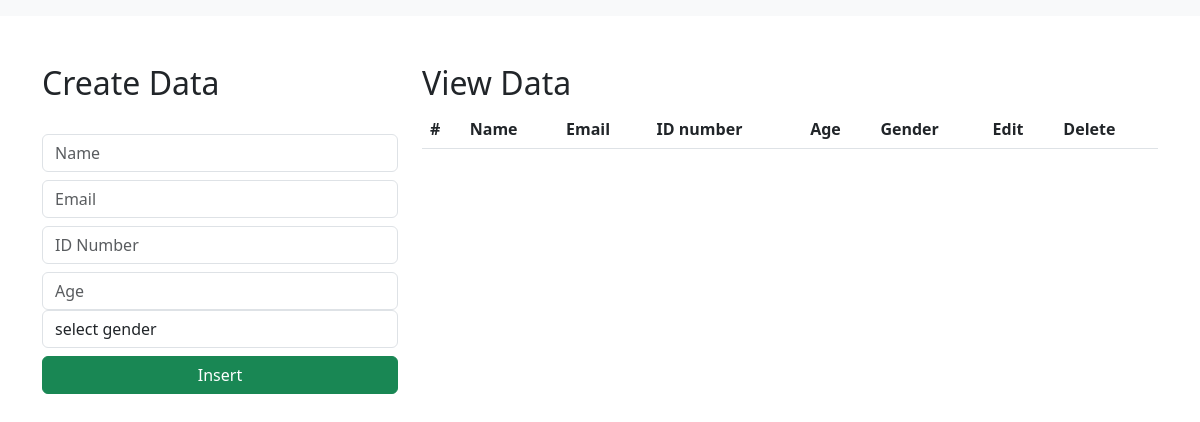
The app's page /, older data.
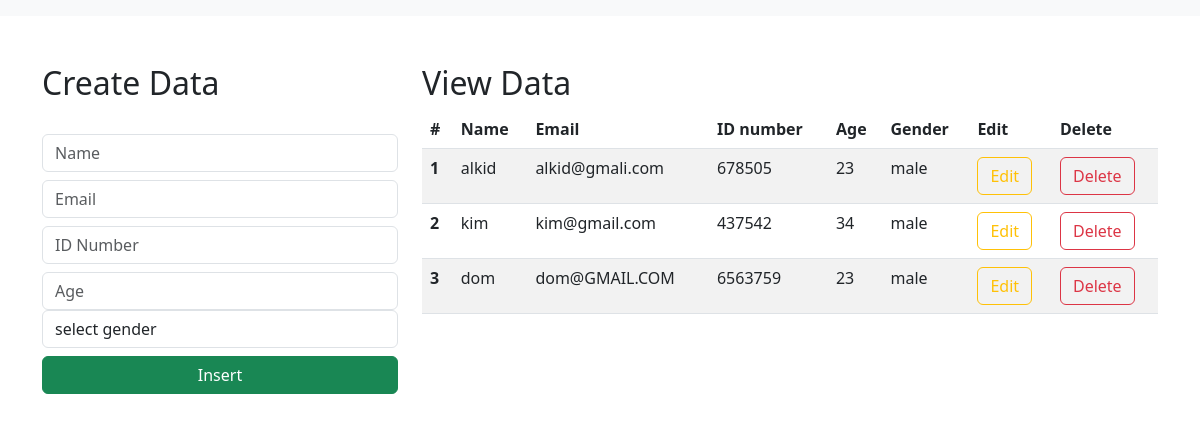
The same page, newer data.
### Alpa_crudedjango_system/models.py (models this page shows)
class People(models.Model):
    name = models.CharField(max_length=30, blank=False, null=False)
    email = models.CharField(max_length=30, blank=False, null=False)
    idnum = models.IntegerField(blank=False, null=False, default=3)
    age = models.IntegerField(blank=False, null=False)
    gender = models.CharField(max_length=30, blank=False, null=False)

### Alpa_crudedjango_system/views.py (the view)
# urls.py: path('', views.index, name='index'),
def index(request):
    data = People.objects.all()
    context = {"data": data}
    return render(request, "index.html", context)

### templates/index.html (shortened to what this page needs)
<html lang="en">
    <link href="https://cdn.jsdelivr.net/npm/bootstrap@5.3.0-alpha1/dist/css/bootstrap.min.css" rel="stylesheet">
  <head>
  </head>
  <body>
    <nav class="navbar navbar-expand-lg bg-body-tertiary">
      </nav>
      <div class="container mt-5">
        <div class="row">
            <div class="col-md-4">
                <h2>Create Data</h2>
                <br>
                <form action="/insert" method="post">
                    <div class="form-group">
                        <input type="text" class="form-control" placeholder="Name" name="name" required>
                    </div>
                    <div class="form-group">
                        <input type="text" class="form-control  mt-2" placeholder="Email" name="email" required>
                    </div>
                    <div class="form-group">
                        <input type="number" class="form-control  mt-2" placeholder="ID Number" name="idnum" required>
                    </div>
                    <div class="form-group">
                        <input type="number" class="form-control  mt-2" placeholder="Age" name="age" required>
                    </div>
<div>
 <select id="gender" name="gender" class="form-control" required>
                            <option selected>select gender</option>
                        </select>
            </div>
                    <div class="d-grid gap-2">
                        <button class="btn btn-success mt-2" type="submit">Insert</button>
                    </div>
                </form>
            </div>
            <div class="col-md-8">
                <h2>View Data</h2>
                <table class="table table-striped table-hover">
                    <thead>
                      <tr>
                        <th scope="col">#</th>
                        <th scope="col">Name</th>
                        <th scope="col">Email</th>
                        <th scope="col">ID number</th>
                        <th scope="col">Age</th>
                        <th scope="col">Gender</th>
                        <th scope="col">Edit</th>
                       <th scope="col">Delete</th>
                      </tr>
                    </thead>
                    <tbody cl
                           ass="table-group-divider">
                    {% for d in data %}
                      <tr>
                        <th scope="row">{{d.id}}</th>
                        <td>{{d.name}}</td>
                        <td>{{d.email}}</td>
                          <td>{{d.idnum}}</td>
                        <td>{{d.age}}</td>
                        <td>{{d.gender}}</td>
                         <td><a href="/update/{{d.id}}" type="button" class="btn btn-outline-warning">Edit</a></td>
                        <td><a href="/delete/{{d.id}}" type="button" class="btn btn-outline-danger">Delete</a></td>
                       </tr>
                    {% endfor %}
                    </tbody>
                  </table>
            </div>
        </div>
      </div>
  </body>
</html>

Row changes from the older to the newer data that the page shows:
added People: id "1", name "alkid", email "alkid@gmali.com", idnum "678505", age "23", gender "male"
added People: id "2", name "kim", email "kim@gmail.com", idnum "437542", age "34", gender "male"
added People: id "3", name "dom", email "dom@GMAIL.COM", idnum "6563759", age "23", gender "male"
